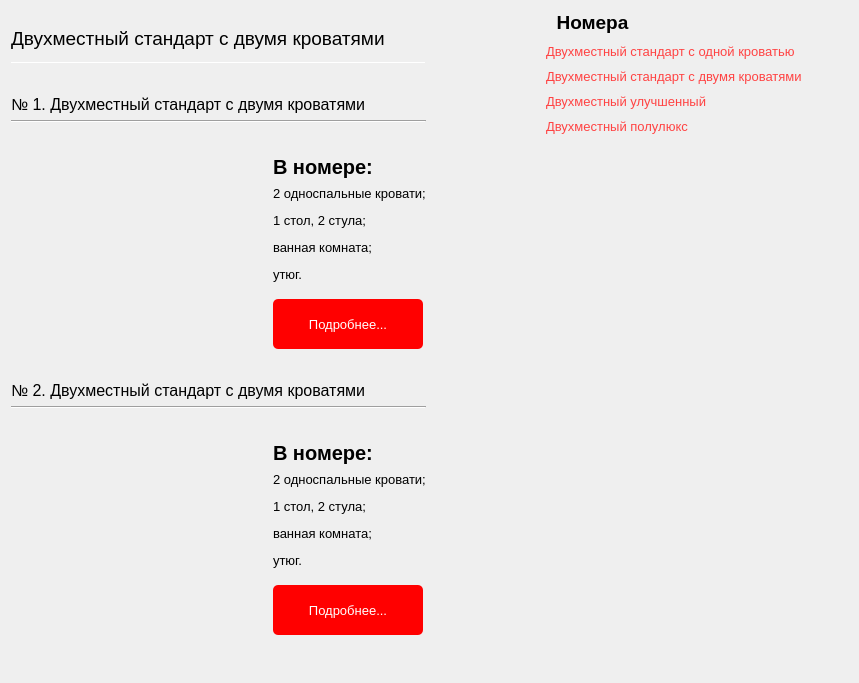
             <widget class="QWidget" name="scrollAreaWidgetContents_2">
              <property name="geometry">
               <rect>
                <x>0</x>
                <y>0</y>
                <width>859</width>
                <height>683</height>
               </rect>
              </property>
              <property name="maximumSize">
               <size>
                <width>16777215</width>
                <height>1200</height>
               </size>
              </property>
              <property name="styleSheet">
               <string notr="true">QWidget
{
	display: block;
}</string>
              </property>
              <layout class="QGridLayout" name="gridLayout_9">
               <item row="0" column="0">
                <layout class="QHBoxLayout" name="horizontalLayout_10">
                 <property name="spacing">
                  <number>120</number>
                 </property>
                 <property name="leftMargin">
                  <number>0</number>
                 </property>
                 <property name="rightMargin">
                  <number>0</number>
                 </property>
                 <property name="bottomMargin">
                  <number>0</number>
                 </property>
                 <item>
                  <layout class="QVBoxLayout" name="verticalLayout_8">
                   <property name="spacing">
                    <number>6</number>
                   </property>
                   <property name="sizeConstraint">
                    <enum>QLayout::SetMinAndMaxSize</enum>
                   </property>
                   <property name="topMargin">
                    <number>10</number>
                   </property>
                   <property name="bottomMargin">
                    <number>0</number>
                   </property>
                   <item>
                    <widget class="QLabel" name="label_39">
                     <property name="minimumSize">
                      <size>
                       <width>0</width>
                       <height>35</height>
                      </size>
                     </property>
                     <property name="maximumSize">
                      <size>
                       <width>16777215</width>
                       <height>35</height>
                      </size>
                     </property>
                     <property name="font">
                      <font>
                       <pointsize>14</pointsize>
                      </font>
                     </property>
                     <property name="text">
                      <string>Двухместный стандарт с двумя кроватями</string>
                     </property>
                    </widget>
                   </item>
                   <item>
                    <widget class="Line" name="line_3">
                     <property name="minimumSize">
                      <size>
                       <width>250</width>
                       <height>1</height>
                      </size>
                     </property>
                     <property name="maximumSize">
                      <size>
                       <width>650</width>
                       <height>1</height>
                      </size>
                     </property>
                     <property name="orientation">
                      <enum>Qt::Horizontal</enum>
                     </property>
                    </widget>
                   </item>
                   <item>
                    <widget class="QLabel" name="label_40">
                     <property name="minimumSize">
                      <size>
                       <width>0</width>
                       <height>45</height>
                      </size>
                     </property>
                     <property name="maximumSize">
                      <size>
                       <width>16777215</width>
                       <height>45</height>
                      </size>
                     </property>
                     <property name="font">
                      <font>
                       <pointsize>12</pointsize>
                      </font>
                     </property>
                     <property name="text">
                      <string>№ 1. Двухместный стандарт с двумя кроватями</string>
                     </property>
                     <property name="alignment">
                      <set>Qt::AlignBottom|Qt::AlignLeading|Qt::AlignLeft</set>
                     </property>
                    </widget>
                   </item>
                   <item>
                    <widget class="Line" name="line_4">
                     <property name="orientation">
                      <enum>Qt::Horizontal</enum>
                     </property>
                    </widget>
                   </item>
                   <item>
                    <layout class="QHBoxLayout" name="horizontalLayout_12">
                     <property name="spacing">
                      <number>12</number>
                     </property>
                     <property name="sizeConstraint">
                      <enum>QLayout::SetMinimumSize</enum>
                     </property>
                     <property name="topMargin">
                      <number>25</number>
                     </property>
                     <item>
                      <widget class="QPushButton" name="room1btn">
                       <property name="minimumSize">
                        <size>
                         <width>250</width>
                         <height>150</height>
                        </size>
                       </property>
                       <property name="maximumSize">
                        <size>
                         <width>250</width>
                         <height>250</height>
                        </size>
                       </property>
                       <property name="layoutDirection">
                        <enum>Qt::RightToLeft</enum>
                       </property>
                       <property name="styleSheet">
                        <string notr="true">QPushButton
{
	border: none;
	border-image: url(:/image/image/twoplace1_1.jpg)  0 0 0 0 stretch;
}

</string>
                       </property>
                       <property name="text">
                        <string/>
                       </property>
                      </widget>
                     </item>
                     <item>
                      <layout class="QVBoxLayout" name="verticalLayout_15">
                       <property name="spacing">
                        <number>12</number>
                       </property>
                       <item>
                        <layout class="QVBoxLayout" name="verticalLayout_23">
                         <property name="spacing">
                          <number>2</number>
                         </property>
                         <property name="sizeConstraint">
                          <enum>QLayout::SetDefaultConstraint</enum>
                         </property>
                         <property name="topMargin">
                          <number>0</number>
                         </property>
                         <property name="bottomMargin">
                          <number>0</number>
                         </property>
                         <item>
                          <widget class="QLabel" name="label_67">
                           <property name="minimumSize">
                            <size>
                             <width>0</width>
                             <height>25</height>
                            </size>
                           </property>
                           <property name="maximumSize">
                            <size>
                             <width>16777215</width>
                             <height>25</height>
                            </size>
                           </property>
                           <property name="font">
                            <font>
                             <pointsize>15</pointsize>
                             <bold>true</bold>
                            </font>
                           </property>
                           <property name="text">
                            <string>В номере:</string>
                           </property>
                          </widget>
                         </item>
                         <item>
                          <widget class="QLabel" name="label_42">
                           <property name="minimumSize">
                            <size>
                             <width>0</width>
                             <height>25</height>
                            </size>
                           </property>
                           <property name="maximumSize">
                            <size>
                             <width>16777215</width>
                             <height>25</height>
                            </size>
                           </property>
                           <property name="font">
                            <font>
                             <pointsize>10</pointsize>
                            </font>
                           </property>
                           <property name="text">
                            <string>2 односпальные кровати;</string>
                           </property>
                          </widget>
                         </item>
                         <item>
                          <widget class="QLabel" name="label_41">
                           <property name="minimumSize">
                            <size>
                             <width>0</width>
                             <height>25</height>
                            </size>
                           </property>
                           <property name="maximumSize">
                            <size>
                             <width>150</width>
                             <height>25</height>
                            </size>
                           </property>
                           <property name="font">
                            <font>
                             <pointsize>10</pointsize>
                            </font>
                           </property>
                           <property name="text">
                            <string>1 стол, 2 стула;</string>
                           </property>
                          </widget>
                         </item>
                         <item>
                          <widget class="QLabel" name="label_43">
                           <property name="minimumSize">
                            <size>
                             <width>0</width>
                             <height>25</height>
                            </size>
                           </property>
                           <property name="maximumSize">
                            <size>
                             <width>16777215</width>
                             <height>25</height>
                            </size>
                           </property>
                           <property name="font">
                            <font>
                             <pointsize>10</pointsize>
                            </font>
                           </property>
                           <property name="text">
                            <string>ванная комната;</string>
                           </property>
                          </widget>
                         </item>
                         <item>
                          <widget class="QLabel" name="label_49">
                           <property name="minimumSize">
                            <size>
                             <width>0</width>
                             <height>25</height>
                            </size>
                           </property>
                           <property name="maximumSize">
                            <size>
                             <width>16777215</width>
                             <height>25</height>
                            </size>
                           </property>
                           <property name="font">
                            <font>
                             <pointsize>10</pointsize>
                            </font>
                           </property>
                           <property name="text">
                            <string>утюг.</string>
                           </property>
                          </widget>
                         </item>
                        </layout>
                       </item>
                       <item>
                        <widget class="QPushButton" name="room1_1btn">
                         <property name="minimumSize">
                          <size>
                           <width>150</width>
                           <height>50</height>
                          </size>
                         </property>
                         <property name="maximumSize">
                          <size>
                           <width>150</width>
                           <height>50</height>
                          </size>
                         </property>
                         <property name="font">
                          <font>
                           <pointsize>10</pointsize>
                          </font>
                         </property>
                         <property name="styleSheet">
                          <string notr="true">QPushButton
{
	border-radius: 5px;
	color: white;
	background-color: red;
}
QPushButton:hover
{
	border: 5px solid red;
}
</string>
                         </property>
                         <property name="text">
                          <string>Подробнее...</string>
                         </property>
                        </widget>
                       </item>
                      </layout>
                     </item>
                    </layout>
                   </item>
                   <item>
                    <widget class="QLabel" name="label_44">
                     <property name="minimumSize">
                      <size>
                       <width>0</width>
                       <height>45</height>
                      </size>
                     </property>
                     <property name="maximumSize">
                      <size>
                       <width>16777215</width>
                       <height>45</height>
                      </size>
                     </property>
                     <property name="font">
                      <font>
                       <pointsize>12</pointsize>
                      </font>
                     </property>
                     <property name="text">
                      <string>№ 2. Двухместный стандарт с двумя кроватями</string>
                     </property>
                     <property name="alignment">
                      <set>Qt::AlignBottom|Qt::AlignLeading|Qt::AlignLeft</set>
                     </property>
                    </widget>
                   </item>
                   <item>
                    <widget class="Line" name="line_5">
                     <property name="orientation">
                      <enum>Qt::Horizontal</enum>
                     </property>
                    </widget>
                   </item>
                   <item>
                    <layout class="QHBoxLayout" name="horizontalLayout_17">
                     <property name="spacing">
                      <number>12</number>
                     </property>
                     <property name="sizeConstraint">
                      <enum>QLayout::SetMinimumSize</enum>
                     </property>
                     <property name="topMargin">
                      <number>25</number>
                     </property>
                     <item>
                      <widget class="QPushButton" name="room2btn">
                       <property name="minimumSize">
                        <size>
                         <width>250</width>
                         <height>150</height>
                        </size>
                       </property>
                       <property name="maximumSize">
                        <size>
                         <width>250</width>
                         <height>250</height>
                        </size>
                       </property>
                       <property name="styleSheet">
                        <string notr="true">QPushButton
{
	border: none;
	border-image: url(:/image/image/twoplace2_1.jpeg);
}</string>
                       </property>
                       <property name="text">
                        <string/>
                       </property>
                      </widget>
                     </item>
                     <item>
                      <layout class="QVBoxLayout" name="verticalLayout_24">
                       <property name="spacing">
                        <number>12</number>
                       </property>
                       <property name="bottomMargin">
                        <number>0</number>
                       </property>
                       <item>
                        <layout class="QVBoxLayout" name="verticalLayout_25">
                         <property name="spacing">
                          <number>2</number>
                         </property>
                         <item>
                          <widget class="QLabel" name="label_66">
                           <property name="minimumSize">
                            <size>
                             <width>0</width>
                             <height>25</height>
                            </size>
                           </property>
                           <property name="maximumSize">
                            <size>
                             <width>16777215</width>
                             <height>25</height>
                            </size>
                           </property>
                           <property name="font">
                            <font>
                             <pointsize>15</pointsize>
                             <bold>true</bold>
                            </font>
                           </property>
                           <property name="text">
                            <string>В номере:</string>
                           </property>
                          </widget>
                         </item>
                         <item>
                          <widget class="QLabel" name="label_45">
                           <property name="minimumSize">
                            <size>
                             <width>0</width>
                             <height>25</height>
                            </size>
                           </property>
                           <property name="maximumSize">
                            <size>
                             <width>16777215</width>
                             <height>25</height>
                            </size>
                           </property>
                           <property name="font">
                            <font>
                             <pointsize>10</pointsize>
                            </font>
                           </property>
                           <property name="text">
                            <string>2 односпальные кровати;</string>
                           </property>
                          </widget>
                         </item>
                         <item>
                          <widget class="QLabel" name="label_48">
                           <property name="minimumSize">
                            <size>
                             <width>0</width>
                             <height>25</height>
                            </size>
                           </property>
                           <property name="maximumSize">
                            <size>
                             <width>16777215</width>
                             <height>25</height>
                            </size>
                           </property>
                           <property name="font">
                            <font>
                             <pointsize>10</pointsize>
                            </font>
                           </property>
                           <property name="text">
                            <string>1 стол, 2 стула;</string>
                           </property>
                          </widget>
                         </item>
                         <item>
                          <widget class="QLabel" name="label_47">
                           <property name="minimumSize">
                            <size>
                             <width>0</width>
                             <height>25</height>
                            </size>
                           </property>
                           <property name="maximumSize">
                            <size>
                             <width>16777215</width>
                             <height>25</height>
                            </size>
                           </property>
                           <property name="font">
                            <font>
                             <pointsize>10</pointsize>
                            </font>
                           </property>
                           <property name="text">
                            <string>ванная комната;</string>
                           </property>
                          </widget>
                         </item>
                         <item>
                          <widget class="QLabel" name="label_65">
                           <property name="minimumSize">
                            <size>
                             <width>0</width>
                             <height>25</height>
                            </size>
                           </property>
                           <property name="maximumSize">
                            <size>
                             <width>16777215</width>
                             <height>25</height>
                            </size>
                           </property>
                           <property name="font">
                            <font>
                             <pointsize>10</pointsize>
                            </font>
                           </property>
                           <property name="text">
                            <string>утюг.</string>
                           </property>
                          </widget>
                         </item>
                        </layout>
                       </item>
                       <item>
                        <widget class="QPushButton" name="room2_1btn">
                         <property name="minimumSize">
                          <size>
                           <width>150</width>
                           <height>50</height>
                          </size>
                         </property>
                         <property name="maximumSize">
                          <size>
                           <width>150</width>
                           <height>50</height>
                          </size>
                         </property>
                         <property name="font">
                          <font>
                           <pointsize>10</pointsize>
                          </font>
                         </property>
                         <property name="styleSheet">
                          <string notr="true">QPushButton
{
	border-radius: 5px;
	color: white;
	background-color: red;
}
QPushButton:hover
{
	border: 5px solid red;
}
</string>
                         </property>
                         <property name="text">
                          <string>Подробнее...</string>
                         </property>
                        </widget>
                       </item>
                      </layout>
                     </item>
                    </layout>
                   </item>
                   <item>
                    <spacer name="verticalSpacer_8">
                     <property name="orientation">
                      <enum>Qt::Vertical</enum>
                     </property>
                     <property name="sizeType">
                      <enum>QSizePolicy::Maximum</enum>
                     </property>
                     <property name="sizeHint" stdset="0">
                      <size>
                       <width>20</width>
                       <height>250</height>
                      </size>
                     </property>
                    </spacer>
                   </item>
                  </layout>
                 </item>
                 <item>
                  <layout class="QVBoxLayout" name="verticalLayout_13">
                   <property name="bottomMargin">
                    <number>0</number>
                   </property>
                   <item>
                    <layout class="QVBoxLayout" name="verticalLayout_14">
                     <property name="spacing">
                      <number>10</number>
                     </property>
                     <item>
                      <widget class="QLabel" name="label_6">
                       <property name="minimumSize">
                        <size>
                         <width>150</width>
                         <height>0</height>
                        </size>
                       </property>
                       <property name="maximumSize">
                        <size>
                         <width>325</width>
                         <height>25</height>
                        </size>
                       </property>
                       <property name="font">
                        <font>
                         <pointsize>14</pointsize>
                         <bold>true</bold>
                        </font>
                       </property>
                       <property name="layoutDirection">
                        <enum>Qt::LeftToRight</enum>
                       </property>
                       <property name="text">
                        <string>&lt;html&gt;
&lt;body&gt;
  &lt;p&gt;&lt;img style=&quot;color: red;&quot; width=&quot;15&quot; height=&quot;15&quot; src=&quot;:/icon/icon/menu.png&quot;/&gt;&amp;nbsp;&amp;nbsp;Номера&lt;/p&gt;
&lt;/body&gt;
&lt;/html&gt;
</string>
                       </property>
                       <property name="textFormat">
                        <enum>Qt::AutoText</enum>
                       </property>
                       <property name="alignment">
                        <set>Qt::AlignLeading|Qt::AlignLeft|Qt::AlignVCenter</set>
                       </property>
                      </widget>
                     </item>
                     <item>
                      <widget class="QLabel" name="label_35">
                       <property name="minimumSize">
                        <size>
                         <width>250</width>
                         <height>0</height>
                        </size>
                       </property>
                       <property name="maximumSize">
                        <size>
                         <width>325</width>
                         <height>25</height>
                        </size>
                       </property>
                       <property name="font">
                        <font>
                         <pointsize>10</pointsize>
                        </font>
                       </property>
                       <property name="styleSheet">
                        <string notr="true"/>
                       </property>
                       <property name="text">
                        <string>&lt;a href='#'style=&quot;color: rgb(255, 67, 67); text-decoration: none;&quot;&gt;Двухместный стандарт с одной кроватью&lt;/a&gt;</string>
                       </property>
                      </widget>
                     </item>
                     <item>
                      <widget class="QLabel" name="label_37">
                       <property name="minimumSize">
                        <size>
                         <width>250</width>
                         <height>0</height>
                        </size>
                       </property>
                       <property name="maximumSize">
                        <size>
                         <width>325</width>
                         <height>25</height>
                        </size>
                       </property>
                       <property name="font">
                        <font>
                         <pointsize>10</pointsize>
                        </font>
                       </property>
                       <property name="text">
                        <string>&lt;a href=&quot;#&quot; style=&quot;text-decoration:none; color: rgb(255, 67, 67);&quot;&gt;Двухместный стандарт с двумя кроватями&lt;/a&gt;</string>
                       </property>
                      </widget>
                     </item>
                     <item>
                      <widget class="QLabel" name="label_38">
                       <property name="minimumSize">
                        <size>
                         <width>250</width>
                         <height>0</height>
                        </size>
                       </property>
                       <property name="maximumSize">
                        <size>
                         <width>325</width>
                         <height>25</height>
                        </size>
                       </property>
                       <property name="font">
                        <font>
                         <pointsize>10</pointsize>
                        </font>
                       </property>
                       <property name="text">
                        <string>&lt;a href=&quot;#&quot; style=&quot;text-decoration:none; color: rgb(255, 67, 67);&quot;&gt;Двухместный улучшенный&lt;/a&gt;</string>
                       </property>
                      </widget>
                     </item>
                     <item>
                      <widget class="QLabel" name="label_36">
                       <property name="minimumSize">
                        <size>
                         <width>250</width>
                         <height>0</height>
                        </size>
                       </property>
                       <property name="maximumSize">
                        <size>
                         <width>325</width>
                         <height>25</height>
                        </size>
                       </property>
                       <property name="font">
                        <font>
                         <pointsize>10</pointsize>
                        </font>
                       </property>
                       <property name="text">
                        <string>&lt;a href=&quot;#&quot; style=&quot;text-decoration:none; color: rgb(255, 67, 67);&quot;&gt;Двухместный полулюкс&lt;/a&gt;</string>
                       </property>
                      </widget>
                     </item>
                    </layout>
                   </item>
                   <item>
                    <spacer name="verticalSpacer_7">
                     <property name="orientation">
                      <enum>Qt::Vertical</enum>
                     </property>
                     <property name="sizeHint" stdset="0">
                      <size>
                       <width>20</width>
                       <height>40</height>
                      </size>
                     </property>
                    </spacer>
                   </item>
                  </layout>
                 </item>
                </layout>
               </item>
              </layout>
             </widget>
